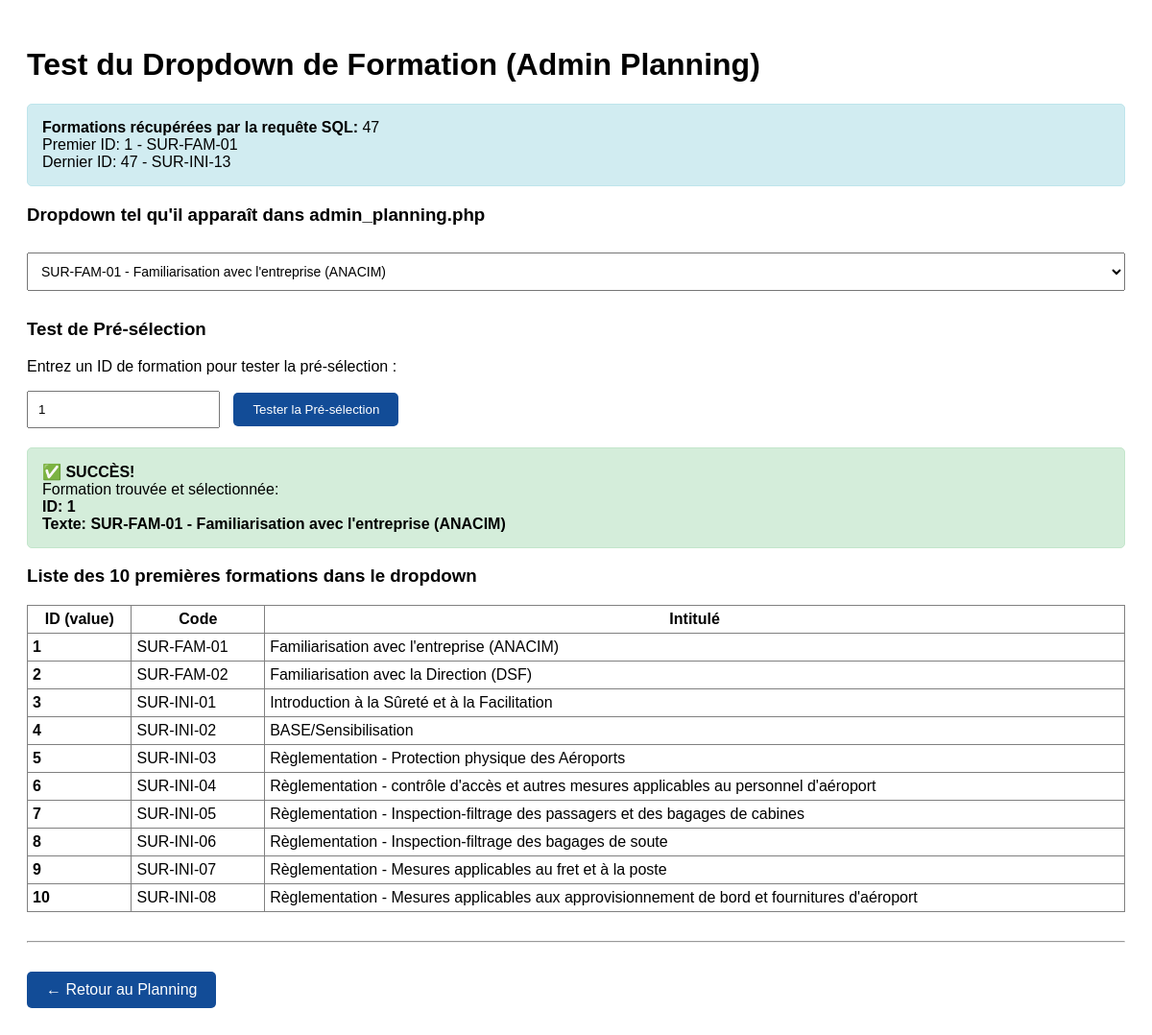
/test_dropdown_admin_planning.php, run on an earlier commit of the app's database.
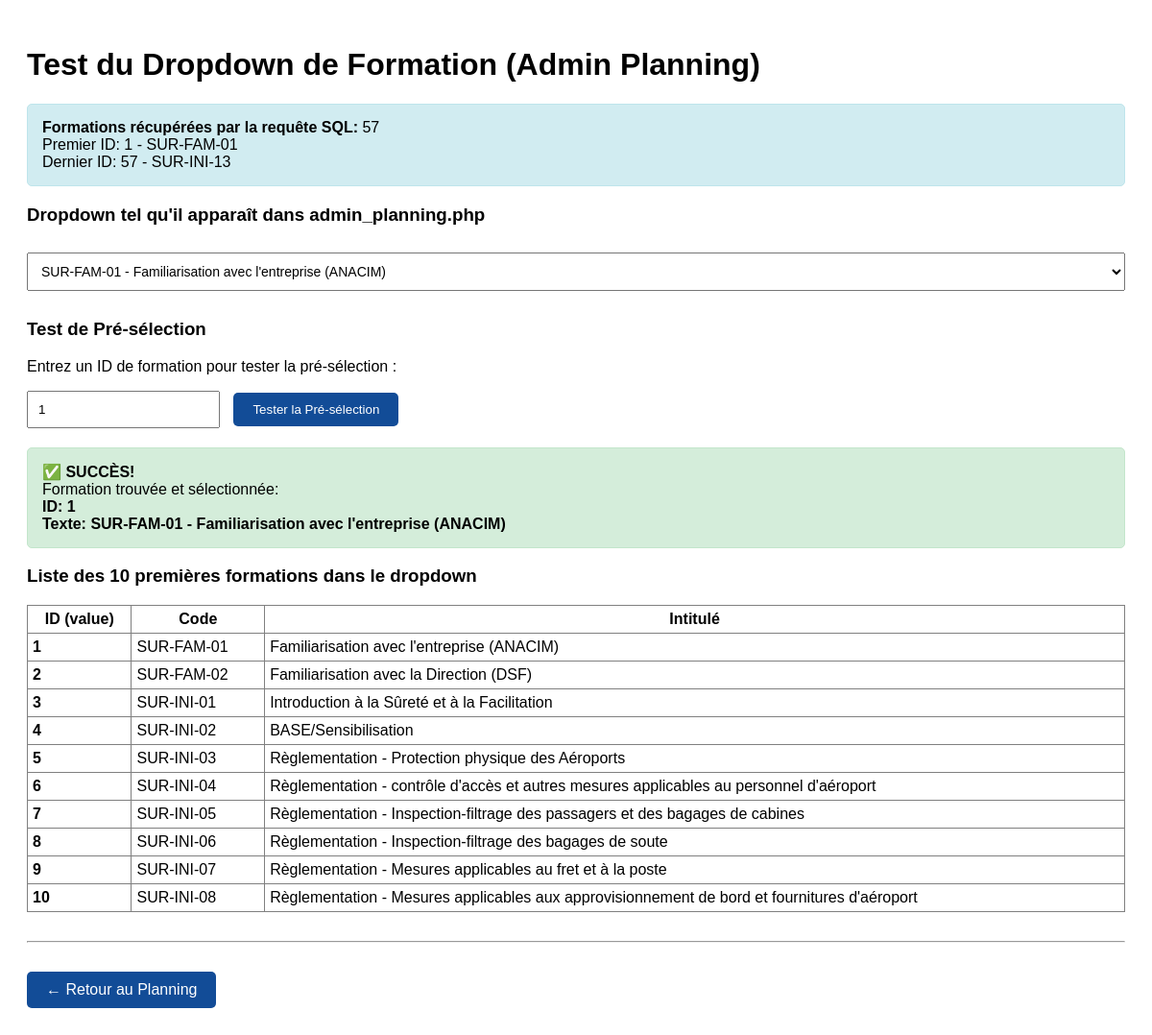
And on a later commit of the database.
### tables this page shows
CREATE TABLE formations (
    id INT AUTO_INCREMENT PRIMARY KEY,
    numero VARCHAR(20) NOT NULL,
    intitule VARCHAR(255) NOT NULL,
    code VARCHAR(50) NOT NULL UNIQUE,
    ressource ENUM('Interne', 'Externe', 'Interne/Externe') NOT NULL,
    periodicite_mois INT NOT NULL,
    categorie ENUM('FAMILIARISATION', 'FORMATION_INITIALE', 'FORMATION_COURS_EMPLOI', 'FORMATION_TECHNIQUE') NOT NULL,
    created_at TIMESTAMP DEFAULT CURRENT_TIMESTAMP
);

### test_dropdown_admin_planning.php (the view, shortened to what this page needs)
<?php
$database = new Database();
$db = $database->getConnection();
?>
<!DOCTYPE html>
<html>
<head>
</head>
<body>
    <h1>Test du Dropdown de Formation (Admin Planning)</h1>
    <?php
    $stmt = $db->prepare("SELECT id, code, intitule, categorie, periodicite_mois FROM formations ORDER BY id");
    $stmt->execute();
    $formations = $stmt->fetchAll(PDO::FETCH_ASSOC);
    echo "<div class='info'>";
    echo "<strong>Formations récupérées par la requête SQL:</strong> " . count($formations) . "<br>";
    echo "Premier ID: " . ($formations[0]['id'] ?? 'N/A') . " - " . ($formations[0]['code'] ?? 'N/A') . "<br>";
    echo "Dernier ID: " . (end($formations)['id'] ?? 'N/A') . " - " . (end($formations)['code'] ?? 'N/A');
    echo "</div>";
    ?>
    <h3>Dropdown tel qu'il apparaît dans admin_planning.php</h3>
    <select id="formation_dropdown" name="formation_id">
        <?php
        foreach ($formations as $formation) {
            $fid = $formation['id'] ?? $formation['formation_id'] ?? '';
            echo "<option value='$fid'>" . htmlspecialchars($formation['code'] ?? 'NO_CODE') . " - " . htmlspecialchars($formation['intitule'] ?? 'NO_TITLE') . "</option>\n";
        }
        ?>
    </select>
    <h3>Test de Pré-sélection</h3>
    <p>Entrez un ID de formation pour tester la pré-sélection :</p>
    <input type="number" id="test_id" value="1" style="padding: 10px; margin-right: 10px;">
    <button onclick="testPreselection()">Tester la Pré-sélection</button>
    <div id="result" style="margin-top: 20px;"></div>
    <h3>Liste des 10 premières formations dans le dropdown</h3>
    <table border="1" cellpadding="5" style="border-collapse: collapse; width: 100%;">
        <tr>
            <th>ID (value)</th>
            <th>Code</th>
            <th>Intitulé</th>
        </tr>
        <?php
        for ($i = 0; $i < min(10, count($formations)); $i++) {
            echo "<tr>";
            echo "<td><strong>" . $formations[$i]['id'] . "</strong></td>";
            echo "<td>" . htmlspecialchars($formations[$i]['code']) . "</td>";
            echo "<td>" . htmlspecialchars($formations[$i]['intitule']) . "</td>";
            echo "</tr>";
        }
        ?>
    </table>
    <hr style="margin: 30px 0;">
    <a href="admin_planning.php" style="display: inline-block; padding: 10px 20px; background: #124c97; color: white; text-decoration: none; border-radius: 5px;">← Retour au Planning</a>
</body>
</html>

### test_dropdown_admin_planning.php (style rules this page uses)
body { font-family: Arial, sans-serif; padding: 20px; }
.info { background: #d1ecf1; padding: 15px; border: 1px solid #bee5eb; border-radius: 5px; margin: 10px 0; }
select { width: 100%; padding: 10px; font-size: 14px; margin: 10px 0; }
button { padding: 10px 20px; background: #124c97; color: white; border: none; border-radius: 5px; cursor: pointer; }

What changed in the data, as far as the page shows it:
no longer on this page (row edited): formations: id "47", code "SUR-INI-13"
added formations: id "57", code "SUR-INI-13"
Also different on the page:
count($formations): "47" → "57"
